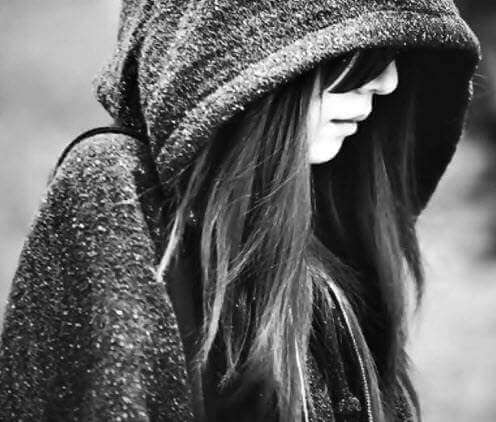
#> input picture PYTHON/GIUAKY_XSTK/input.jpg, 496 x 422 px
$ python test.py
#> lines starting #> are read from the running program, lines starting #| are printed output that depends on the picture
#> further down, input_image is the input picture: PIL image 496x422 RGB; min 0, max 255, mean 99.5
from PIL import Image # Import thư viện

def histogram_equalization(image):
    # Lấy kích thước ảnh (width, height)
    width, height = image.size # Lấy kích thước của ảnh bằng cách gọi phương thức size
#> width = 496; height = 422

    # Tạo histogram cho ảnh gốc
    histogram = [0] * 256 # Tạo một danh sách gồm 256 phần tử, tương ứng vs histogram của ảnh và đều đặt giá trị của histogram = 0
    for y in range(height): # Vòng lặp đầu tiên duyệt qua từng hàng (chiều cao) của ảnh
        for x in range(width): # Vòng lặp đầu tiên duyệt qua từng cột (chiều rộng) của ảnh
            pixel = image.getpixel((x, y)) # Lấy giá trị pixel tại tọa độ (x, y) trên ảnh bằng cách sử dụng bằng cách sử dụng phương thức getpixel((x, y)) của lớp image
            grayscale_value = pixel[0]  # Lấy giá trị mức xám từ tuple "pixel", với giả định rằng ảnh đang xử lý là ảnh xám, do đó chỉ có giá trị đầu tiên trong tuple là giá trị mức xám.
            histogram[grayscale_value] += 1 # Tăng giá trị tương ứng trong histogram cho mức xám lên 1
#> after the loop, histogram = 256 values, max 4625 at index 18, min 33 at index 1, mean 817.6

    # Tính tổng tích luỹ của histogram
    cumulative_histogram = [0] * 256 # Tạo danh sách cumulative_histogram có 256 phần tử, khởi tạo tất cả giá trị là 0.
    cumulative_histogram[0] = histogram[0] # Thiết lập giá trị đầu tiên trong cumulative_histogram bằng giá trị histogram của mức xám đầu tiên.
    for i in range(1, 256): # Vòng lặp duyệt qua từng giá trị từ 1 đến 255 (mức xám từ 1 đến 255).
        cumulative_histogram[i] = cumulative_histogram[i - 1] + histogram[i] # Tính giá trị tích luỹ của histogram
#> after the loop, cumulative_histogram = 256 values from 128 to 209312

    # Tính giá trị mới cho từng mức xám
    equalized_values = [0] * 256 # Tạo danh sách equalized_values với 256 phần tử, tương ứng với giá trị mới sau khi cân bằng cho từng mức xám.
    total_pixels = width * height # Tính tổng số pixel trong ảnh.
#> total_pixels = 209312
    for i in range(256): # Vòng lặp duyệt qua từng giá trị mức xám từ 0 đến 255.
        equalized_values[i] = int(255 * cumulative_histogram[i] / total_pixels) # Tính giá trị mới sau khi cân bằng cho mức xám i bằng cách lấy tổng tích luỹ của histogram tại mức xám i, nhân với 255 và chia cho tổng số pixel.
#> after the loop, equalized_values = 256 values from 0 to 255

    # Tạo ảnh mới với giá trị đã cân bằng
    equalized_image = Image.new("L", (width, height))  # Tạo một ảnh mới với định dạng xám ("L") có kích thước tương tự ảnh gốc.
#> equalized_image: PIL image 496x422 L; every value is 0

    # Sử dụng vòng lặp lồng nhau để duyệt qua từng pixel trong ảnh gốc và thực hiện quá trình cân bằng lược đồ.
    # Lấy giá trị mức xám của pixel, ánh xạ sang giá trị mới sau khi cân bằng bằng cách sử dụng equalized_values, và đặt giá trị mới vào pixel tại tọa độ tương ứng trên ảnh đã cân bằng.
    for y in range(height):
        for x in range(width):
            pixel = image.getpixel((x, y))
            grayscale_value = pixel[0]
            new_value = equalized_values[grayscale_value]
            equalized_image.putpixel((x, y), new_value)
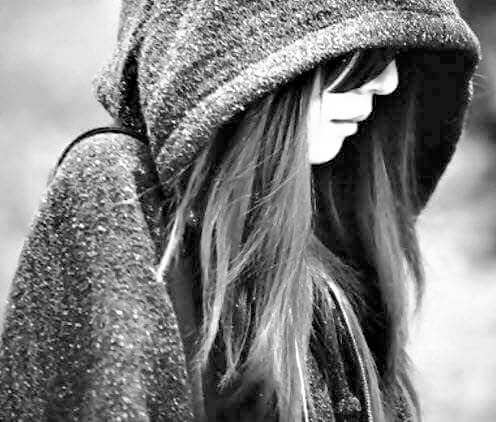
#> equalized_image: PIL image 496x422 L; min 0, max 255, mean 127.7

    return equalized_image

# Đọc ảnh đầu vào
input_image = Image.open("input.jpg") # Image.open("input.jpg"): được sử dụng để mở một tệp ảnh từ đường dẫn cung cấp
# Áp dụng thuật toán cân bằng lược đồ bằng cách gọi hàm 'histogram_equalization' với ảnh đầu vào.
output_image = histogram_equalization(input_image)
# Lưu ảnh sau khi cân bằng vào tệp "output.jpg" sử dụng phương thức .save().
output_image.save("output.jpg")
